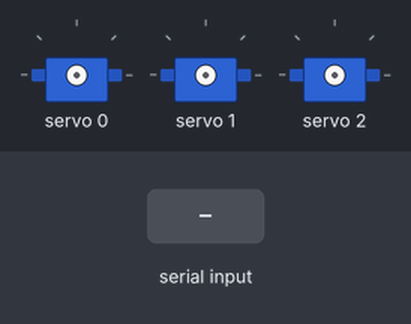
Simulated run of this sketch. Board: Arduino Uno, built with avr-gcc and run on an emulated ATmega328P. On the bench: 3 × servo. The test bench sets the inputs (shaded band). What the sketch prints to the serial monitor is not drawn.

Above: at 2.2 s.
2.3 s: "1" received over Serial
3.8 s: "2" received over Serial
At 4.7 s:
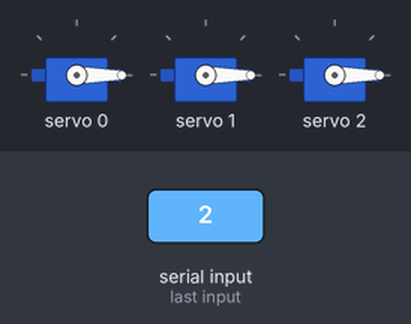
Timing chart, 0 to 6.8 s (numbered marks = the images above; inputs shaded):
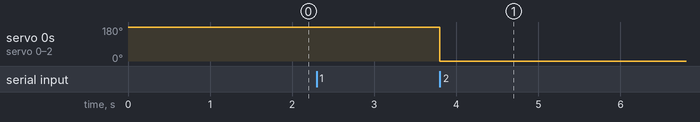

Measured:
- after the input at 3.8 s, servo 0–2: 180° → 0° at once

The sketch:

demo_servo_Arduino3_move.ino
```cpp
#include <Wire.h>
#include <Adafruit_PWMServoDriver.h>

// PCA9685のI2Cアドレスを指定
Adafruit_PWMServoDriver pwm = Adafruit_PWMServoDriver(0x40);

// サーボのパルス幅と周波数を設定
#define SERVOMIN 102  // 最小パルス幅 (0度に対応)
#define SERVOMAX 491  // 最大パルス幅 (180度に対応)
#define SERVO_FREQ 50 // サーボ用の周波数 (通常は50Hz)

void setup() {
  // シリアル通信を開始 (ボーレート: 9600)
  Serial.begin(9600);
  Serial.println("サーボ制御を開始します。");
  Serial.println("「1」を入力: 最大位置 (180度)");
  Serial.println("「2」を入力: 最小位置 (0度)");

  // ドライバを初期化
  pwm.begin();
  // PWM周波数を設定
  pwm.setPWMFreq(SERVO_FREQ);
  delay(1000);
}

void loop() {
  // シリアルポートにデータが送信されているか確認
  if (Serial.available() > 0) {
    // 送信された文字を読み込む
    char command = Serial.read();

    // コマンドが '1' の場合
    if (command == '1') {
      Serial.println("最大位置へ移動します。");
      // 3つのサーボ (チャンネル0, 1, 2) を同時に最大値へ動かす
      pwm.setPWM(0, 0, SERVOMAX);
      pwm.setPWM(1, 0, SERVOMAX);
      pwm.setPWM(2, 0, SERVOMAX);
    }
    // コマンドが '2' の場合
    else if (command == '2') {
      Serial.println("最小位置へ移動します。");
      // 3つのサーボ (チャンネル0, 1, 2) を同時に最小値へ動かす
      pwm.setPWM(0, 0, SERVOMIN);
      pwm.setPWM(1, 0, SERVOMIN);
      pwm.setPWM(2, 0, SERVOMIN);
    }
  }
}
```
